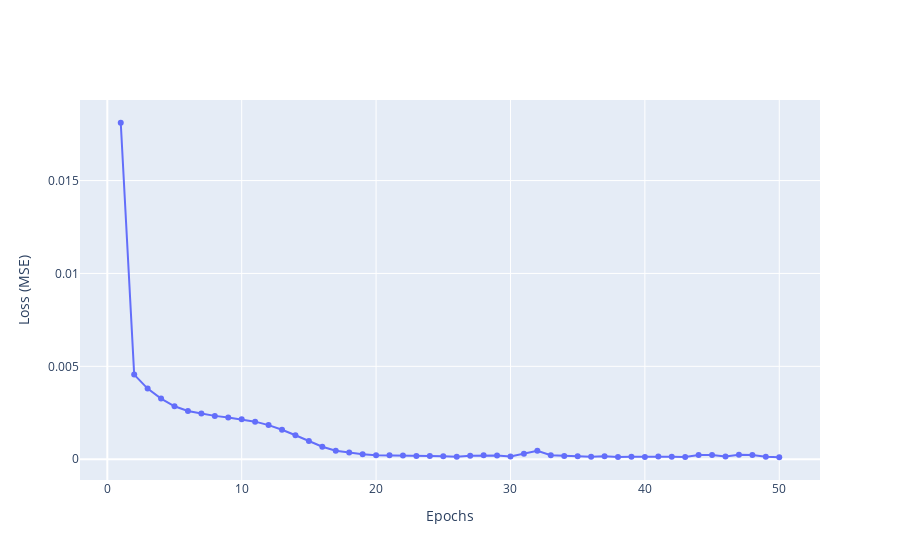

The notebook cell this image was saved under:
### Code cell
fig = go.Figure()
fig.add_trace(
    go.Scatter(
        x=np.linspace(1, 50),
        y=history.history["loss"],
        showlegend=False,
        mode="markers+lines",
    )
)
fig.update_xaxes(title="Epochs")
fig.update_yaxes(title="Loss (MSE)")
